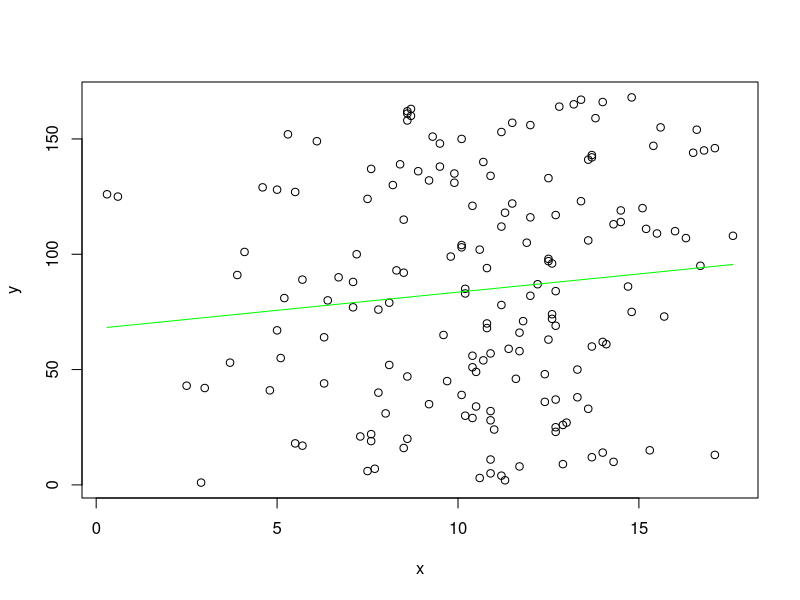
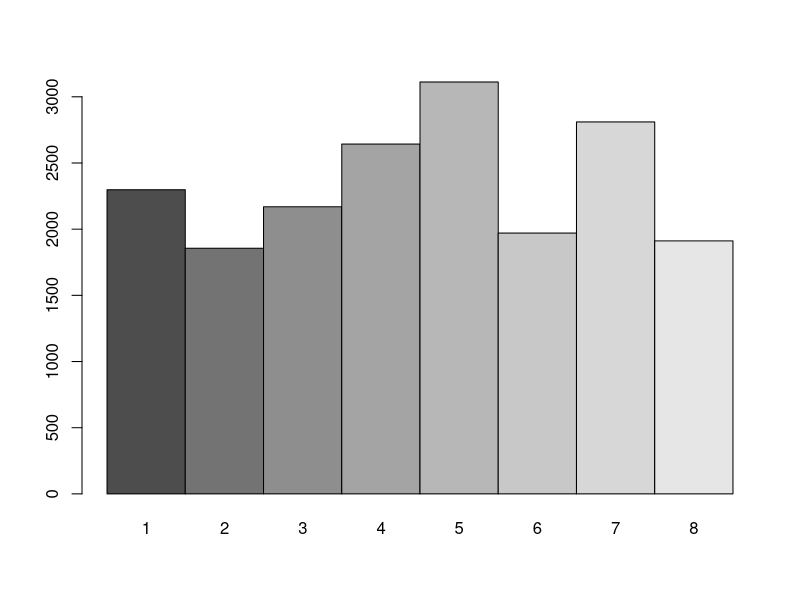

The R source for these figures, in order:
## ---- chunk 1
library("MASS")
data = read.table("data.txt")
data = as.matrix(data)
## ---- chunk 2
x = as.matrix(data[,1])
y = as.matrix(data[,2])
phi = matrix(c(x^0,x^1), nrow=dim(data)[1], ncol=dim(data)[2])
w = ginv(phi)%*%y
plot(x,y)
y_approx = phi%*%w
lines(x,y_approx,col="green")
## ---- chunk 3
y_mean = mean(y)
x_mean = mean(x)

SStot = sum((y-y_mean)**2)
SSres = sum((y-y_approx)**2)
r = 1 - (SSres/SStot)
## ---- chunk 4
fold = 8
dimension_row = dim(data)[1]
n = dim(data)[1]/fold # divide into groups

# random distribution of numbers
tmp = runif(dimension_row,1,dimension_row) 
I = order(tmp)

# init MSE matrix
MSE = matrix(0, fold,1)
group_start = 1

# cross validation!
for (i in 1:fold){
  group_end = i*n
  test_set_indices = I[group_start:group_end]
  training_set_indices = setdiff(I,test_set_indices)
  
  test_set = data[test_set_indices,]
  training_set = data[training_set_indices,]
  
  x_test = test_set[,1]
  y_test = test_set[,2]

  x_train = training_set[,1]
  y_train = training_set[,2]
  
  phi_train = matrix(c(x_train^0,x_train^1), nrow = dimension_row-n , ncol = 2) # Do the regression
  w = ginv(phi_train)%*%y_train

  # Now we have learned the weights from the training data.
  # We need to determine how well these learned weights work for
  # the unseen test set points.

  phi_test = matrix(c(x_test^0,x_test^1), nrow = n , ncol = 2) 
  y_test_predicted = phi_test%*%w # Find the estimates of y_test

  MSE[i] =   sum((y_test-y_test_predicted)^2)/length(y_test)
  group_start = group_end + 1
}
barplot(MSE, beside = TRUE, names.arg = 1:dim(MSE)[1])
